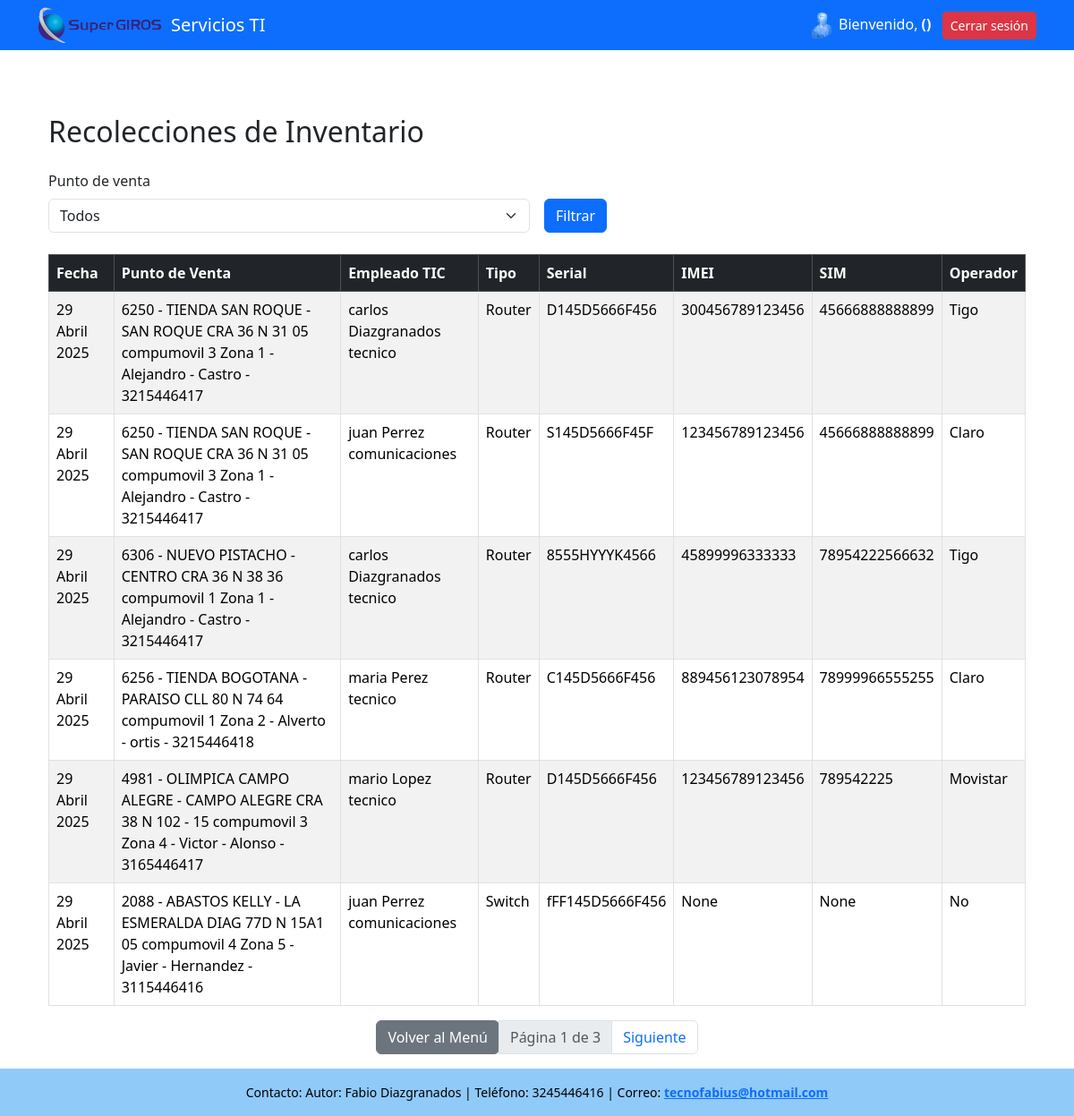
Page /lista-recolecciones/ (signed in) on the committed database.
### servicios_ti/models.py (models this page shows, shortened)
class RecolectoInventario(models.Model):
    TIPO_DISPOSITIVO = [
        ('router', 'Router'),
        ('mikrotik', 'Mikrotik'),
        ('switch', 'Switch'),
        ('radio', 'Radio'),
        ('otro', 'Otro'),
    ]
    OPERADOR = [
        ('tigo', 'Tigo'),
        ('claro', 'Claro'),
        ('movistar', 'Movistar'),
        ('no', 'No'),
    ]
    empleadotic = models.ForeignKey(
        Usuario,
        on_delete=models.CASCADE,
        limit_choices_to=Q(rol='tecnico') | Q(rol='comunicaciones') | Q(rol='administrador'),
        verbose_name="Empleado TIC"
    )
    punto_venta = models.ForeignKey(PuntoVenta, on_delete=models.CASCADE)
    tipo_dispositivo = models.CharField(max_length=50, choices=TIPO_DISPOSITIVO, null=True, blank=True)
    serial = models.CharField(max_length=100, null=True, blank=True)
    imei = models.CharField(max_length=15, null=True, blank=True)
    numerosimcard = models.CharField(max_length=15, null=True, blank=True)
    operador = models.CharField(max_length=20, choices=OPERADOR, null=True, blank=True)
    fecha_recoleccion = models.DateField(auto_now_add=True)

class PuntoVenta(models.Model):
    objects = None
    MODALIDAD = [
        ('local', 'Local'),
        ('compumovil', 'Compumovil'),
    ]
    numero_punto = models.PositiveIntegerField(unique=True)
    nombre = models.CharField(max_length=255)
    direccion = models.CharField(max_length=255)
    modalidad = models.CharField(max_length=25, choices=MODALIDAD)
    rango_valor = models.PositiveIntegerField()
    zona = models.ForeignKey(Zona, on_delete=models.CASCADE)  # Relación nueva con Zona
    def __str__(self):
        return f"{self.numero_punto} - {self.nombre} {self.direccion} {self.modalidad} {self.rango_valor} {self.zona}"

class Zona(models.Model):
    ORIENTACION = [
        ('ciudad', 'Ciudad'),
        ('poblaciones', 'Poblaciones'),
    ]
    numero_zona = models.PositiveIntegerField(unique=True)
    nombre_admin_zona = models.CharField(max_length=255)
    apellido_admin_zona = models.CharField(max_length=255)
    telefono = models.CharField(max_length=15)
    orientacion = models.CharField(max_length=20, choices=ORIENTACION)
    def __str__(self):
        return f"Zona {self.numero_zona} - {self.nombre_admin_zona} - {self.apellido_admin_zona} - {self.telefono}"

class Usuario(models.Model):
    ROLES = [
        ('administrador', 'Administrador'),
        ('tecnico', 'Técnico'),
        ('comunicaciones', 'Comunicaciones')
    ]
    nombre_usuario= models.CharField(max_length=100)
    apellido = models.CharField(max_length=100)
    rol = models.CharField(max_length=50, choices=ROLES)
    password_usuario = models.CharField(max_length=20)
    email = models.EmailField('correo electrónico', unique=True)
    USERNAME_FIELD = 'nombre_usuario'
    REQUIRED_FIELDS = ['username', 'nombre_completo', 'rol']
    def __str__(self):
        return f"{self.nombre_usuario} {self.apellido} {self.rol}"

### servicios_ti/views.py (the view)
# urls.py: path('lista-recolecciones/', views.listar_recolecciones, name='lista_recolecciones'),
def listar_recolecciones(request):
    if 'usuario_id' not in request.session:
        return redirect('login')
    punto_id = request.GET.get('punto')
    puntos = PuntoVenta.objects.all()
    recolectos = RecolectoInventario.objects.all()
    if punto_id:
        recolectos = recolectos.filter(punto_venta_id=punto_id)
    paginator = Paginator(recolectos, 6)  # Mostrar 10 por página
    page_number = request.GET.get('page')
    page_obj = paginator.get_page(page_number)
    return render(request, 'lista_recolecciones.html', {
        'page_obj': page_obj,
        'puntos': puntos,
        'punto_seleccionado': punto_id
    })

### servicios_ti/templates/lista_recolecciones.html (shortened to what this page needs)
{% extends 'base.html' %}
{% block content %}
{% load static %}
<div class="container mt-5">
    <h2 class="mb-4">Recolecciones de Inventario</h2>
    <form method="get" class="row g-3 mb-4">
        <div class="col-md-6">
            <label for="punto" class="form-label">Punto de venta</label>
            <select name="punto" id="punto" class="form-select">
                <option value="">Todos</option>
            </select>
        </div>
        <div class="col-md-2 align-self-end">
            <button type="submit" class="btn btn-primary">Filtrar</button>
        </div>
    </form>
    <table class="table table-bordered table-striped">
        <thead class="table-dark">
            <tr>
                <th>Fecha</th>
                <th>Punto de Venta</th>
                <th>Empleado TIC</th>
                <th>Tipo</th>
                <th>Serial</th>
                <th>IMEI</th>
                <th>SIM</th>
                <th>Operador</th>
            </tr>
        </thead>
        <tbody>
           {% for r in page_obj %}
    <tr>
        <td>{{ r.fecha_recoleccion }}</td>
        <td>{{ r.punto_venta }}</td>
        <td>{{ r.empleadotic }}</td>
        <td>{{ r.get_tipo_dispositivo_display }}</td>
        <td>{{ r.serial }}</td>
        <td>{{ r.imei }}</td>
        <td>{{ r.numerosimcard }}</td>
        <td>{{ r.get_operador_display }}</td>
    </tr>
    {% empty %}
    <tr>
        <td colspan="8" class="text-center">No hay registros disponibles.</td>
    </tr>
    {% endfor %}
        </tbody>
    </table>
    <nav aria-label="Page navigation" class="mt-3">
    <ul class="pagination justify-content-center">
        <a href="{% url 'menu' %}" class="btn btn-secondary">Volver al Menú</a>
        <li class="page-item disabled"><span class="page-link">Página {{ page_obj.number }} de {{ page_obj.paginator.num_pages }}</span></li>
        {% if page_obj.has_next %}
        <li class="page-item">
            <a class="page-link" href="?{% if punto_seleccionado %}punto={{ punto_seleccionado }}&{% endif %}page={{ page_obj.next_page_number }}">Siguiente</a>
        </li>
        {% endif %}
    </ul>
</nav>
</div>
{% endblock %}

### servicios_ti/templates/base.html (style rules this page uses)
html, body { height: 100%; margin: 0; }

### rows in the picture
RecolectoInventario: fecha_recoleccion "29 Abril 2025", punto_venta "6250 - TIENDA SAN ROQUE - SAN ROQUE CRA 36 N 31 05 compumovil 3 Zona 1 - Alejandro - Castro - 3215446417", empleadotic "carlos Diazgranados tecnico", tipo_dispositivo "Router", serial "D145D5666F456", imei "300456789123456", numerosimcard "45666888888899", operador "Tigo"
RecolectoInventario: fecha_recoleccion "29 Abril 2025", punto_venta "6250 - TIENDA SAN ROQUE - SAN ROQUE CRA 36 N 31 05 compumovil 3 Zona 1 - Alejandro - Castro - 3215446417", empleadotic "juan Perrez comunicaciones", tipo_dispositivo "Router", serial "S145D5666F45F", imei "123456789123456", numerosimcard "45666888888899", operador "Claro"
RecolectoInventario: fecha_recoleccion "29 Abril 2025", punto_venta "6306 - NUEVO PISTACHO - CENTRO CRA 36 N 38 36 compumovil 1 Zona 1 - Alejandro - Castro - 3215446417", empleadotic "carlos Diazgranados tecnico", tipo_dispositivo "Router", serial "8555HYYYK4566", imei "45899996333333", numerosimcard "78954222566632", operador "Tigo"
RecolectoInventario: fecha_recoleccion "29 Abril 2025", punto_venta "6256 - TIENDA BOGOTANA - PARAISO CLL 80 N 74 64 compumovil 1 Zona 2 - Alverto - ortis - 3215446418", empleadotic "maria Perez tecnico", tipo_dispositivo "Router", serial "C145D5666F456", imei "889456123078954", numerosimcard "78999966555255", operador "Claro"
RecolectoInventario: fecha_recoleccion "29 Abril 2025", punto_venta "4981 - OLIMPICA CAMPO ALEGRE - CAMPO ALEGRE CRA 38 N 102 - 15 compumovil 3 Zona 4 - Victor - Alonso - 3165446417", empleadotic "mario Lopez tecnico", tipo_dispositivo "Router", serial "D145D5666F456", imei "123456789123456", numerosimcard "789542225", operador "Movistar"
RecolectoInventario: fecha_recoleccion "29 Abril 2025", punto_venta "2088 - ABASTOS KELLY - LA ESMERALDA DIAG 77D N 15A1 05 compumovil 4 Zona 5 - Javier - Hernandez - 3115446416", empleadotic "juan Perrez comunicaciones", tipo_dispositivo "Switch", serial "fFF145D5666F456", imei "None", numerosimcard "None", operador "No"

### other values in the picture
{{ page_obj.number }} "1"
{{ page_obj.paginator.num_pages }} "3"
